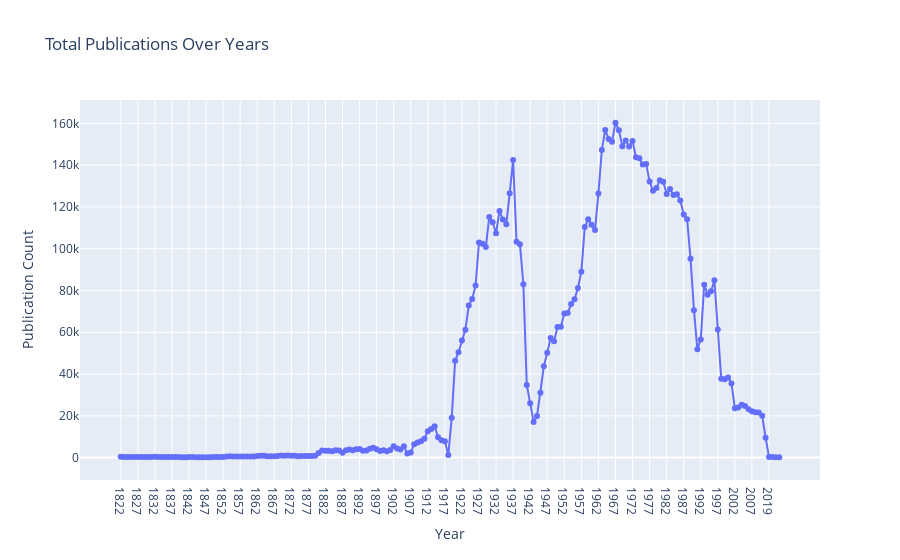

The cell this chart's notebook holds for it:
### Code cell
# let's plot total publication count from all publications over years as a line chart
# let's get total publication count for each year
total_publications = df.iloc[:, 4:].sum()
# let's create a line chart
fig = go.Figure()
fig.add_trace(go.Scatter(x=total_publications.index, y=total_publications.values, mode="lines+markers"))
fig.update_layout(title="Total Publications Over Years", xaxis_title="Year", yaxis_title="Publication Count")
fig.show()

### Figure 1 — Plotly figure (JSON) as saved in the notebook; plotly's stock layout.template omitted (floating-point values rounded to 4 significant figures; data arrays with more than 128 entries replaced by an {"elided": "..."} marker saying what was removed)
{"data": [{"mode": "lines+markers", "type": "scatter", "x": {"elided": "194 str values"}, "y": {"elided": "194 int values"}}], "layout": {"title": {"text": "Total Publications Over Years"}, "xaxis": {"title": {"text": "Year"}}, "yaxis": {"title": {"text": "Publication Count"}}}}
